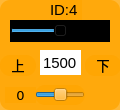
    <widget class="QWidget" name="widget_id4" native="true">
     <property name="geometry">
      <rect>
       <x>430</x>
       <y>460</y>
       <width>120</width>
       <height>110</height>
      </rect>
     </property>
     <property name="minimumSize">
      <size>
       <width>120</width>
       <height>110</height>
      </size>
     </property>
     <property name="maximumSize">
      <size>
       <width>120</width>
       <height>110</height>
      </size>
     </property>
     <property name="styleSheet">
      <string notr="true">background-color: rgb(255, 165, 0, 200);
border-radius:10px;</string>
     </property>
     <widget class="QSlider" name="horizontalSlider_servo4">
      <property name="geometry">
       <rect>
        <x>10</x>
        <y>20</y>
        <width>100</width>
        <height>22</height>
       </rect>
      </property>
      <property name="layoutDirection">
       <enum>Qt::LeftToRight</enum>
      </property>
      <property name="autoFillBackground">
       <bool>false</bool>
      </property>
      <property name="styleSheet">
       <string notr="true">background-color: rgb(0, 0, 0);
border-radius:0px;</string>
      </property>
      <property name="minimum">
       <number>500</number>
      </property>
      <property name="maximum">
       <number>2500</number>
      </property>
      <property name="pageStep">
       <number>1</number>
      </property>
      <property name="value">
       <number>1500</number>
      </property>
      <property name="orientation">
       <enum>Qt::Horizontal</enum>
      </property>
     </widget>
     <widget class="QLabel" name="label_ID4">
      <property name="geometry">
       <rect>
        <x>50</x>
        <y>0</y>
        <width>32</width>
        <height>20</height>
       </rect>
      </property>
      <property name="font">
       <font>
        <family>Arial</family>
        <pointsize>11</pointsize>
       </font>
      </property>
      <property name="styleSheet">
       <string notr="true">background-color: rgb(255, 255, 255， 0);
border-radius:0px;</string>
      </property>
      <property name="text">
       <string>ID:4</string>
      </property>
     </widget>
     <widget class="QLineEdit" name="lineEdit_servo4">
      <property name="geometry">
       <rect>
        <x>40</x>
        <y>50</y>
        <width>41</width>
        <height>25</height>
       </rect>
      </property>
      <property name="font">
       <font>
        <family>Arial</family>
        <pointsize>11</pointsize>
       </font>
      </property>
      <property name="autoFillBackground">
       <bool>false</bool>
      </property>
      <property name="styleSheet">
       <string notr="true">background-color: rgb(255, 255, 255);
border-radius:0px;</string>
      </property>
      <property name="text">
       <string>1500</string>
      </property>
      <property name="alignment">
       <set>Qt::AlignCenter</set>
      </property>
      <property name="readOnly">
       <bool>false</bool>
      </property>
     </widget>
     <widget class="QLabel" name="label_servoR_4">
      <property name="geometry">
       <rect>
        <x>85</x>
        <y>55</y>
        <width>36</width>
        <height>21</height>
       </rect>
      </property>
      <property name="font">
       <font>
        <family>黑体</family>
        <pointsize>10</pointsize>
       </font>
      </property>
      <property name="styleSheet">
       <string notr="true">background-color: rgb(255, 255, 255， 0);</string>
      </property>
      <property name="text">
       <string>&lt;html&gt;&lt;head/&gt;&lt;body&gt;&lt;p align=&quot;center&quot;&gt;下&lt;/p&gt;&lt;/body&gt;&lt;/html&gt;</string>
      </property>
     </widget>
     <widget class="QLabel" name="label_d4">
      <property name="geometry">
       <rect>
        <x>5</x>
        <y>87</y>
        <width>31</width>
        <height>16</height>
       </rect>
      </property>
      <property name="font">
       <font>
        <family>DejaVu Sans</family>
        <pointsize>10</pointsize>
       </font>
      </property>
      <property name="styleSheet">
       <string notr="true">background-color: rgb(255, 255, 255， 0);</string>
      </property>
      <property name="text">
       <string>0</string>
      </property>
      <property name="alignment">
       <set>Qt::AlignCenter</set>
      </property>
     </widget>
     <widget class="QLabel" name="label_servoL_4">
      <property name="geometry">
       <rect>
        <x>0</x>
        <y>55</y>
        <width>36</width>
        <height>21</height>
       </rect>
      </property>
      <property name="font">
       <font>
        <family>黑体</family>
        <pointsize>10</pointsize>
       </font>
      </property>
      <property name="styleSheet">
       <string notr="true">background-color: rgb(255, 255, 255， 0);</string>
      </property>
      <property name="text">
       <string>&lt;html&gt;&lt;head/&gt;&lt;body&gt;&lt;p align=&quot;center&quot;&gt;上&lt;/p&gt;&lt;/body&gt;&lt;/html&gt;</string>
      </property>
     </widget>
     <widget class="QSlider" name="horizontalSlider_deviation4">
      <property name="geometry">
       <rect>
        <x>35</x>
        <y>85</y>
        <width>50</width>
        <height>20</height>
       </rect>
      </property>
      <property name="layoutDirection">
       <enum>Qt::LeftToRight</enum>
      </property>
      <property name="styleSheet">
       <string notr="true">background-color: rgb(255, 255, 255， 0);</string>
      </property>
      <property name="minimum">
       <number>-100</number>
      </property>
      <property name="maximum">
       <number>100</number>
      </property>
      <property name="pageStep">
       <number>1</number>
      </property>
      <property name="orientation">
       <enum>Qt::Horizontal</enum>
      </property>
     </widget>
    </widget>
